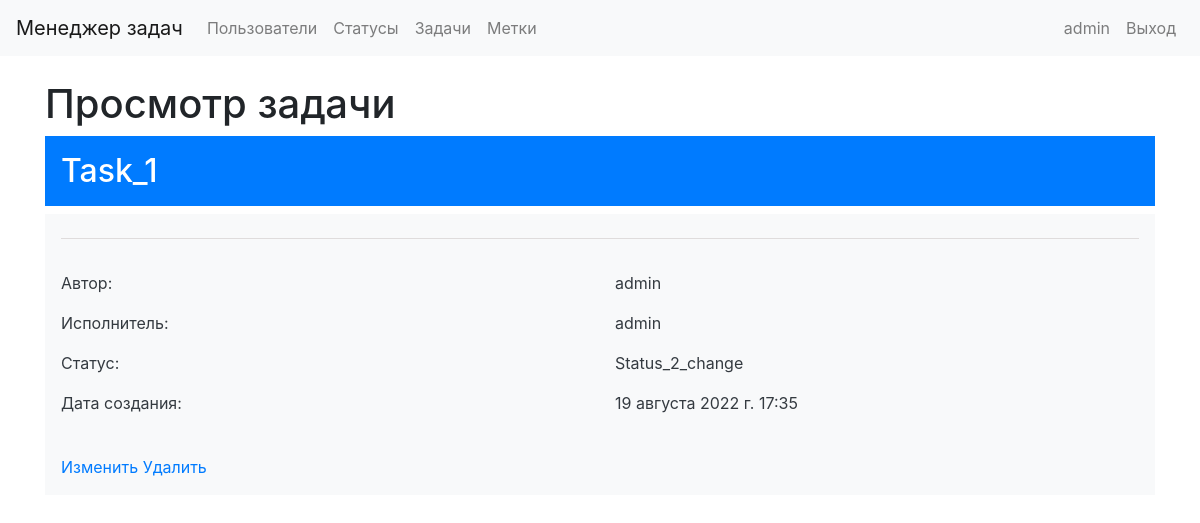
Before: /tasks/2/ (signed in) with the older database file.
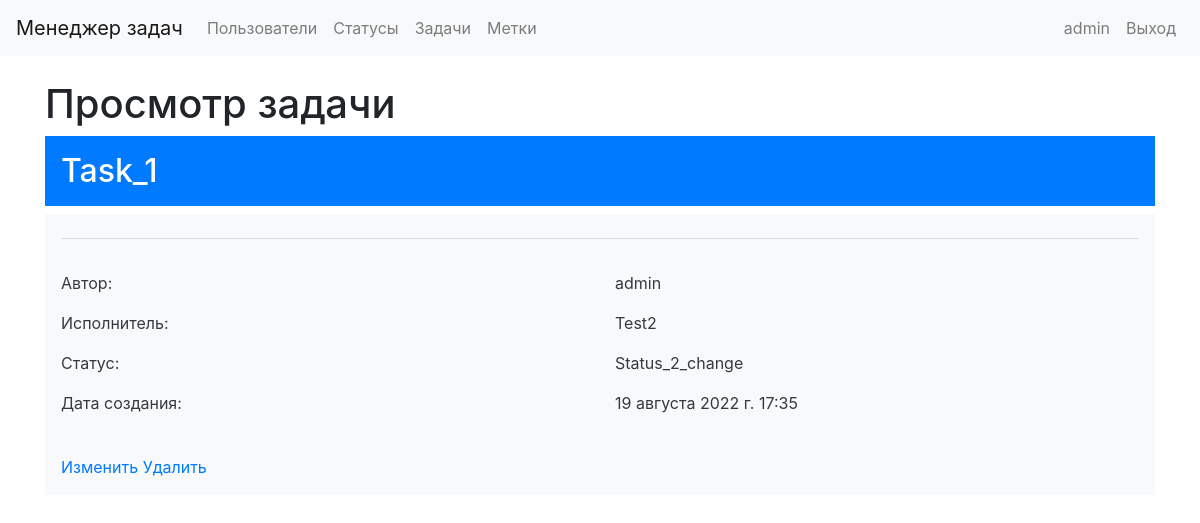
After: the same page with the newer database file.
### task_manager/models.py (models this page shows)
class Task(models.Model):
    author = models.ForeignKey(User, on_delete=models.PROTECT, related_name="author")
    name = models.CharField(max_length=150, unique=True)
    description = models.TextField(max_length=500, blank=True, null=True)
    status = models.ForeignKey(Status, on_delete=models.PROTECT)
    executor = models.ForeignKey(User, on_delete=models.PROTECT, blank=True, null=True, related_name="tasks")
    labels = models.ManyToManyField("Label", through="AttachLabelToTask", blank=True)
    time_create = models.DateTimeField(auto_now_add=True)

class Status(models.Model):
    name = models.CharField(max_length=100, unique=True)
    time_create = models.DateTimeField(auto_now_add=True)
    def __str__(self):
        return self.name

### task_manager/views.py (the view)
# urls.py: path('tasks/<int:pk>/', views.TaskDetail.as_view(), name='tasks_detail'),
class TaskDetail(DetailView):
    model = Task
    template_name = 'tasks_detail.html'
    context_object_name = 'task_detail'
    def dispatch(self, request, *args, **kwargs):
        if not request.user.is_authenticated:
            messages.error(request, _("Вы не авторизованы! Пожалуйста, выполните вход."))
            return redirect('user_login')
        return super().dispatch(request, *args, **kwargs)

### task_manager/templates/tasks_detail.html (shortened to what this page needs)
{% extends 'base.html' %}
{% load i18n %}
{% block content %}
    <div class="container">
        <br>
        <h1>Просмотр задачи</h1>
        <h2 class="p-3 mb-2 bg-primary text-white">{{ task_detail.name }}</h2>
        <div class="p-3 mb-2 bg-light text-dark">
            <div class="dropdown-divider" style="border-color: rgb(223, 220, 220)"></div>
            <br>
            <div class="row">
            <div class="col">
                <p>{% translate "Автор" %}:</p>
            </div>
            <div class="col">
                <p>{{ task_detail.author }}</p>
            </div>
            </div>
            <div class="row">
                <div class="col">
                <p>{% translate "Исполнитель" %}:</p>
                </div>
                <div class="col">
                <p>{{ task_detail.executor }}</p>
                </div>
            </div>
            <div class="row">
                <div class="col">
                <p>{% translate "Статус" %}:</p>
                </div>
                <div class="col">
                <p>{{ task_detail.status }}</p>
                </div>
            </div>
            <div class="row">
                <div class="col">
                <p>{% translate "Дата создания" %}:</p>
                </div>
                <div class="col">
                <p>{{ task_detail.time_create }}</p>
                </div>
            </div>
            <br>
            <a href="{% url 'tasks_update' pk=task_detail.id %}">{% translate "Изменить" %}</a>
            <a href="{% url 'tasks_delete' pk=task_detail.id %}">{% translate "Удалить" %}</a>
        </div>
    </div>
{% endblock %}

Changed rows visible on the page:
changed Task "Task_1": executor "admin" → "Test2"
